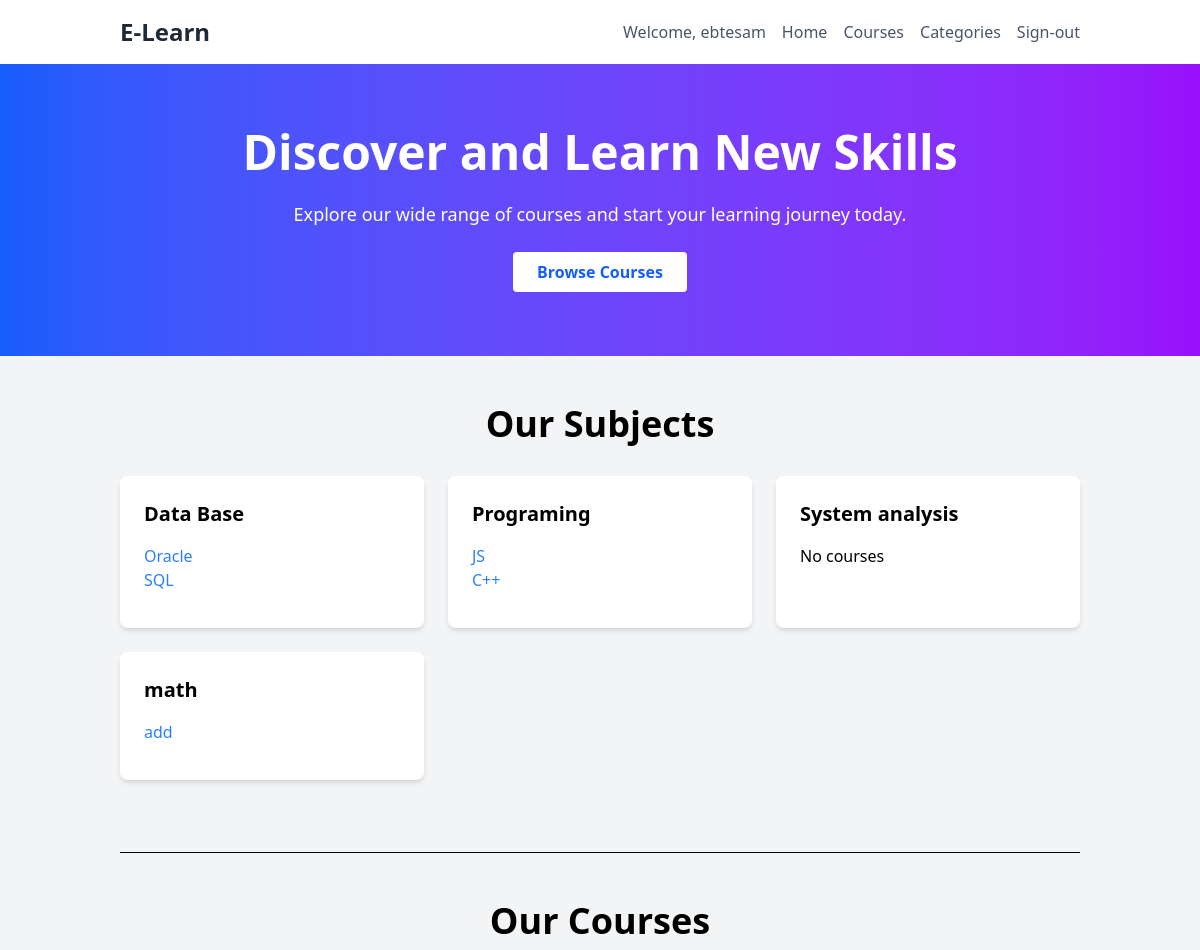
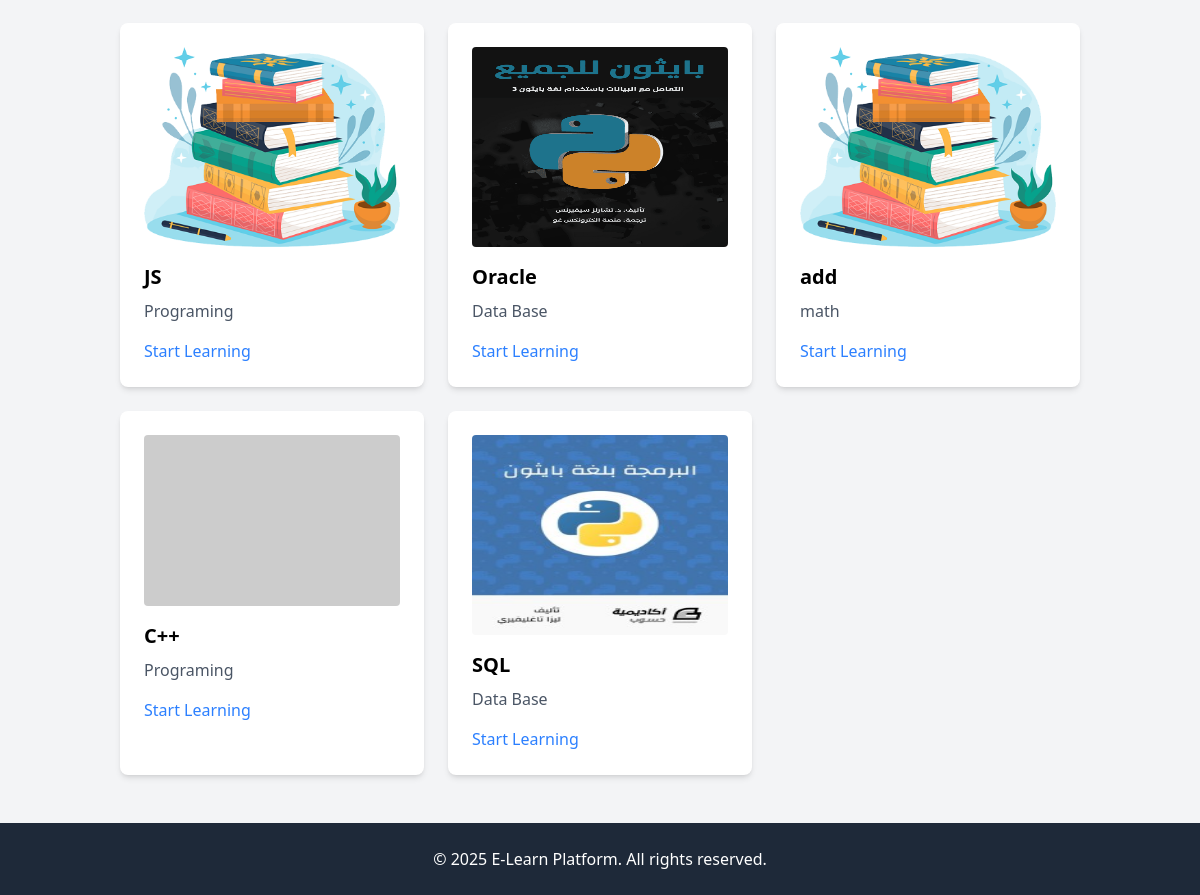
The app's page / (signed in) with its own data (2 pictures, top to bottom).
### courses/models.py (models this page shows, shortened)
class Subject(models.Model):
    title = models.CharField(max_length=250)
    description = models.TextField(blank=True, null=True)
    slug = models.SlugField(max_length=250, unique=True)
    class Meta:
        ordering = ['title']
    def __str__(self) -> str:
        return str(self.title)

class Courses(models.Model):
    class Status(models.TextChoices):
        AVALIABLE = 'AV', 'Avaliable'
        DEREFT = 'DF', 'Dereft'
    owner = models.ForeignKey(User, related_name='courses_created', on_delete=models.CASCADE)
    subject = models.ForeignKey(Subject, related_name='courses', on_delete=models.CASCADE)
    title = models.CharField(max_length=250, verbose_name="عنوان الدورة")
    slug = models.SlugField(max_length=250, unique=True, blank=True, null=True)
    overview = models.TextField()
    photo = models.ImageField(upload_to='courses/photos', blank=True, null=True)
    created = models.DateTimeField(auto_now_add=True)
    status = models.CharField(max_length=2, choices=Status, default=Status.AVALIABLE)
    students = models.ManyToManyField(User, related_name='enrolled_courses', blank=True)
    class Meta:
        ordering = ['-created']

### courses/views.py (the view)
# urls.py: path('', views.subject_courses_list, name='index'),
@login_required(login_url='account:signin')
def subject_courses_list(request):
    subjects = Subject.objects.prefetch_related('courses').all()
    courses = Courses.objects.all()
    return render(request, 'course/index.html', context={'subjects':subjects, 'courses':courses})

### templates/course/index.html (shortened to what this page needs)
{% extends 'base.html' %}
{% block content %}
<section class="bg-gradient-to-r from-blue-600 to-purple-600 text-white py-16">
    <div class="container mx-auto text-center">
        <h1 class="text-5xl font-extrabold mb-6">Discover and Learn New Skills</h1>
        <p class="text-lg">Explore our wide range of courses and start your learning journey today.</p>
        <a href="{% url 'courses:courses_list' %}"
            class="mt-6 inline-block bg-white text-blue-600 font-bold py-2 px-6 rounded hover:bg-gray-100">Browse
            Courses</a>
    </div>
</section>
<section class="py-12 px-30">
    <div class="container mx-auto">
        <h2 class="text-4xl font-bold mb-8 text-center">Our Subjects</h2>
        <div class="space-y-12">
            <div>
                <div class="grid grid-cols-1 md:grid-cols-3 gap-6">
                    {% for subject in subjects %}
                    <div class="bg-white p-6 rounded-lg shadow-md hover:shadow-lg">
                        <h3 class="text-xl font-bold mb-2">{{subject.title}}</h3>
                        <ul class="my-3">
                            {% for course in subject.courses.all %}
                            <li><a href=" {% url 'courses:course_details' course.slug %}"
                                    class="text-blue-500 hover:underline">{{course.title}}</a></li>
                            {% empty %}
                            <li>No courses</li>
                            {% endfor %}
                        </ul>
                    </div>
                    {% endfor %}
                </div>
            </div>
            <br>
            <hr>
            <h2 class="text-4xl font-bold mb-8 text-center">Our Courses</h2>
            <div>
                <div class="grid grid-cols-1 md:grid-cols-3 gap-6">
                    {% for course in courses %}
                    <div class="bg-white p-6 rounded-lg shadow-md hover:shadow-lg">
                        {% if course.photo %}
                        <img src="{{course.photo.url}}" alt="Course Image" class="w-full h-auto rounded mb-4"
                            style="width: 400px;  height: 200px;">
                        {% else %}
                        <img src="https://placehold.co/300x200" alt="Course Image" class="w-full h-auto rounded mb-4">
                        {% endif %}
                        <h3 class="text-xl font-bold mb-2">{{course.title}}</h3>
                        <p class="text-gray-600 mb-4">{{course.subject}}</p>
                        <a href="{% url 'courses:course_details' course.slug %}"
                            class="text-blue-500 hover:underline">Start Learning</a>
                    </div>
                    {% endfor %}
                </div>
            </div>
        </div>
    </div>
</section>
{% endblock content %}

### templates/parts/navbar.html (shortened to what this page needs)
<nav class="bg-white px-30 py-4 shadow-md">
  <div class="container mx-auto flex justify-between items-center">
    <a href="{% url 'courses:index' %}" class="text-2xl font-bold text-gray-800">E-Learn</a>
    <ul class="flex space-x-4">
      <li><a href="{% url 'account:view_profile' username=request.user.username %}"
          class="text-gray-600 hover:text-blue-500">Welcome,
          {{request.user}}</a></li>
      <li><a href="{% url 'courses:index' %}" class="text-gray-600 hover:text-blue-500">Home</a></li>
      <li><a href="{% url 'courses:courses_list' %}" class="text-gray-600 hover:text-blue-500">Courses</a></li>
      <li>
        <a href="{% url 'courses:subjects_list' %}" class="text-gray-600 hover:text-blue-500">Categories</a>
      </li>
      <li>
        <a href="{% url 'account:signout' %}" class="text-gray-600 hover:text-blue-500">Sign-out</a>
      </li>
    </ul>
  </div>
</nav>

### records on screen
Subject: title "Data Base"
Courses: title "Oracle", photo (picture), subject "Data Base"
Courses: title "SQL", photo (picture), subject "Data Base"
Subject: title "Programing"
Courses: title "JS", photo (picture), subject "Programing"
Courses: title "C++", subject "Programing"
Subject: title "System analysis"
Subject: title "math"
Courses: title "add", photo (picture), subject "math"

### other values on screen
{{ request.user }} "ebtesam"
